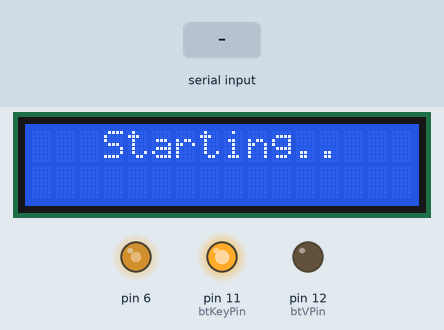
This sketch was run on a simulated Arduino Uno, built with avr-gcc and run on an emulated ATmega328P. Shown: 16×2 character LCD, output pins drawn as LEDs (lit = HIGH). Inputs (shaded band) come from the test bench. What the sketch prints to the serial monitor is not drawn.

Above: at 0.1 s.
At 10.07 s:
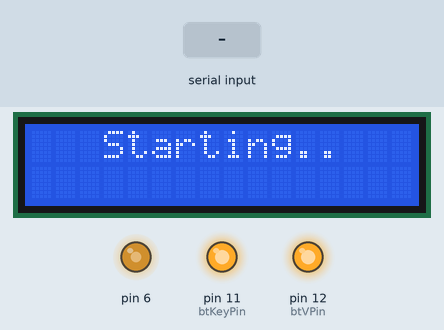
At 11.2 s:
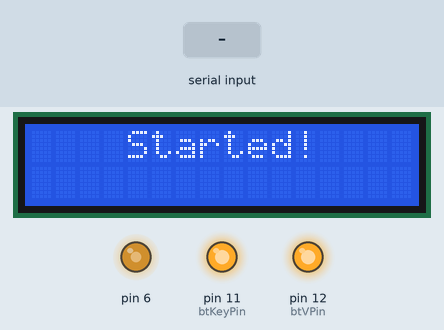
11.3 s: "1" received over the second serial link
Timing chart, 0 to 14.3 s (numbered marks = the images above; inputs shaded):
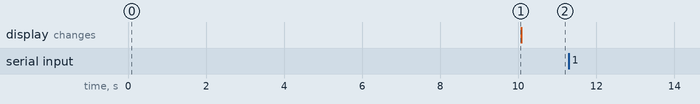

The sketch:

lcd_display_tester.ino
```cpp
// include the library code:
#include <LiquidCrystal.h>
#include <SoftwareSerial.h>

// initialize the library with the numbers of the interface pins
LiquidCrystal lcd(8, 7, 5, 4, 3, 2);
SoftwareSerial BTSerial(10, 9); // RX=9 | TX=10
int btVPin = 12;
int btKeyPin = 11;

void setup() {
  //Initializing LCD display
  initializeLcd();

  //Initializing bluetooth module
  initializeBtDevice();

}

void loop() {
  // Keep reading from HC-05 and send to Arduino Serial Monitor
  if (BTSerial.available()){
    Serial.write(BTSerial.read());
  }


  // Keep reading from Arduino Serial Monitor and send to HC-05
  if (Serial.available()){
    BTSerial.write(Serial.read());
  }
}

void printLcd(String text){
  lcd.clear();
  lcd.print(text);
}

void initializeLcd(){
  // declare pin 9 to be an output:
  pinMode(6, OUTPUT);
  analogWrite(6, 150);
  // set up the LCD's number of columns and rows:
  lcd.begin(16, 2);
  // Print a message to the LCD.
  lcd.print(" Welcome to 404 ");
}

void initializeBtDevice(){
  printLcd("   Starting..   ");
  pinMode(btKeyPin, OUTPUT);  // this pin will pull the HC-05 pin 34 (key pin) HIGH to switch module to AT mode
  digitalWrite(btKeyPin, HIGH);
  Serial.begin(9600);
  BTSerial.begin(38400);  // HC-05 default speed in AT command more
  delay(10000);
  //power on bluetooth module
  pinMode(btVPin, OUTPUT);
  digitalWrite(btVPin, HIGH);
  delay(10);
  printLcd("    Started!    ");
}
```

Measured:
- after the input at 11.3 s, every drawn part: stays the same
